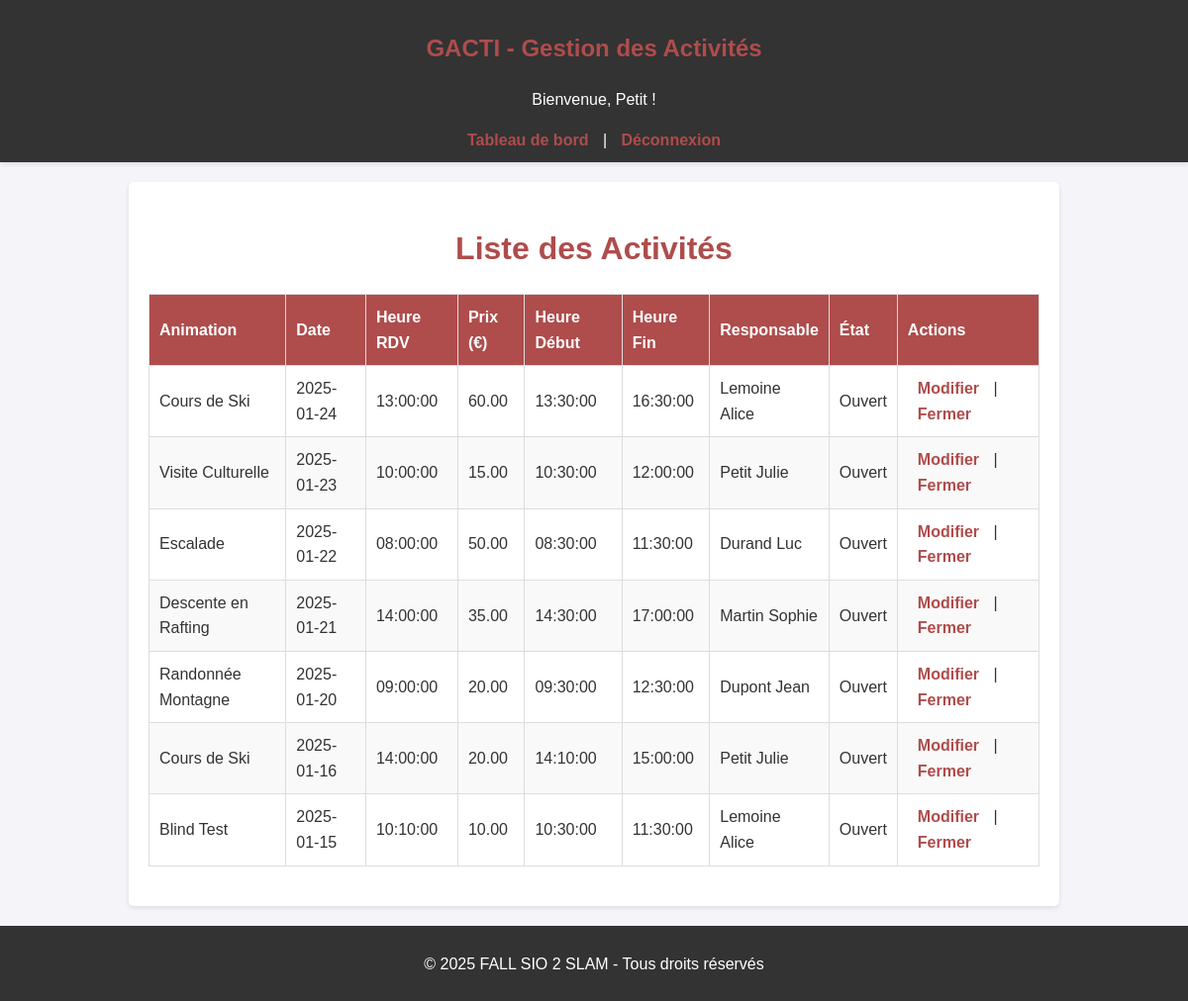
Screenshot of /pages/list_activities.php (signed in) with the database file from the repository.
### tables this page shows
CREATE TABLE `activite` (
  `CODEANIM` char(8) NOT NULL,
  `DATEACT` date NOT NULL,
  `CODEETATACT` char(2) NOT NULL,
  `HRRDVACT` time DEFAULT NULL,
  `PRIXACT` decimal(7,2) DEFAULT NULL,
  `HRDEBUTACT` time DEFAULT NULL,
  `HRFINACT` time DEFAULT NULL,
  `DATEANNULEACT` date DEFAULT NULL,
  `NOMRESP` char(40) DEFAULT NULL,
  `PRENOMRESP` char(30) DEFAULT NULL
);

CREATE TABLE `animation` (
  `CODEANIM` char(8) NOT NULL,
  `CODETYPEANIM` char(5) NOT NULL,
  `NOMANIM` char(40) DEFAULT NULL,
  `DATECREATIONANIM` date DEFAULT NULL,
  `DATEVALIDITEANIM` date DEFAULT NULL,
  `DUREEANIM` double(5,0) DEFAULT NULL,
  `LIMITEAGE` int DEFAULT NULL,
  `TARIFANIM` decimal(7,2) DEFAULT NULL,
  `NBREPLACEANIM` int DEFAULT NULL,
  `DESCRIPTANIM` char(250) DEFAULT NULL,
  `COMMENTANIM` char(250) DEFAULT NULL,
  `DIFFICULTEANIM` char(40) DEFAULT NULL
);

CREATE TABLE `etat_act` (
  `CODEETATACT` char(2) NOT NULL,
  `NOMETATACT` char(25) DEFAULT NULL
);

### pages/list_activities.php (the view, shortened to what this page needs)
<?php
include('../config.php');
$activities = [];
try {
    $sql = "SELECT a.CODEANIM, a.DATEACT, a.CODEETATACT, a.HRRDVACT, a.PRIXACT, a.HRDEBUTACT, a.HRFINACT,
                   a.DATEANNULEACT, a.NOMRESP, a.PRENOMRESP, an.NOMANIM, e.NOMETATACT
            FROM ACTIVITE a
            INNER JOIN ANIMATION an ON a.CODEANIM = an.CODEANIM
            INNER JOIN ETAT_ACT e ON a.CODEETATACT = e.CODEETATACT
            ORDER BY a.DATEACT DESC, a.HRRDVACT";
    $stmt = $pdo->query($sql);
    $activities = $stmt->fetchAll(PDO::FETCH_ASSOC);
} catch (PDOException $e) {
    die("Erreur lors de la récupération des activités : " . $e->getMessage());
}
?>
<?php include('../includes/header.php'); ?>
<h1>Liste des Activités</h1>
<table border="1">
    <thead>
        <tr>
            <th>Animation</th>
            <th>Date</th>
            <th>Heure RDV</th>
            <th>Prix (€)</th>
            <th>Heure Début</th>
            <th>Heure Fin</th>
            <th>Responsable</th>
            <th>État</th>
            <th>Actions</th>
        </tr>
    </thead>
    <tbody>
        <?php if (count($activities) > 0): ?>
            <?php foreach ($activities as $activity): ?>
                <tr>
                    <td><?= htmlspecialchars($activity['NOMANIM']); ?></td>
                    <td><?= htmlspecialchars($activity['DATEACT']); ?></td>
                    <td><?= htmlspecialchars($activity['HRRDVACT']); ?></td>
                    <td><?= htmlspecialchars($activity['PRIXACT']); ?></td>
                    <td><?= htmlspecialchars($activity['HRDEBUTACT']); ?></td>
                    <td><?= htmlspecialchars($activity['HRFINACT']); ?></td>
                    <td><?= htmlspecialchars($activity['NOMRESP'] . ' ' . $activity['PRENOMRESP']); ?></td>
                    <td><?= htmlspecialchars($activity['NOMETATACT']); ?></td>
                    <td>
                        <a href="edit_activity.php?codeanim=<?= urlencode($activity['CODEANIM']); ?>&dateact=<?= urlencode($activity['DATEACT']); ?>">Modifier</a>
                        <?php if ($activity['CODEETATACT'] !== 'FE'): ?>
                            | <a href="close_activity.php?codeanim=<?= urlencode($activity['CODEANIM']); ?>&dateact=<?= urlencode($activity['DATEACT']); ?>" onclick="return confirm('Êtes-vous sûr de vouloir fermer cette activité ?');">Fermer</a>
                        <?php endif; ?>
                    </td>
                </tr>
            <?php endforeach; ?>
        <?php else: ?>
            <tr>
                <td colspan="9">Aucune activité trouvée.</td>
            </tr>
        <?php endif; ?>
    </tbody>
</table>
<?php include('../includes/footer.php'); ?>

### style.css (style rules this page uses)
body { font-family: Arial, sans-serif; margin: 0; padding: 0; background-color: #f4f4f9; color: #333; line-height: 1.6; }
h1, h2, h3 { text-align: center; color: #af4c4c; margin-bottom: 20px; }
a { color: #af4c4c; text-decoration: none; margin: 0 10px; font-weight: bold; }
table { width: 100%; border-collapse: collapse; margin: 20px 0; }
table th, table td { padding: 10px; text-align: left; border: 1px solid #ddd; }
table th { background-color: #af4c4c; color: white; }
table tr:nth-child(even) { background-color: #f9f9f9; }

### rows the page displays
activite: CODEANIM.NOMANIM "Cours de Ski", DATEACT "2025-01-24", HRRDVACT "13:00:00", PRIXACT "60.00", HRDEBUTACT "13:30:00", HRFINACT "16:30:00", NOMRESP+PRENOMRESP "Lemoine Alice", CODEETATACT.NOMETATACT "Ouvert"
activite: CODEANIM.NOMANIM "Visite Culturelle", DATEACT "2025-01-23", HRRDVACT "10:00:00", PRIXACT "15.00", HRDEBUTACT "10:30:00", HRFINACT "12:00:00", NOMRESP+PRENOMRESP "Petit Julie", CODEETATACT.NOMETATACT "Ouvert"
activite: CODEANIM.NOMANIM "Escalade", DATEACT "2025-01-22", HRRDVACT "08:00:00", PRIXACT "50.00", HRDEBUTACT "08:30:00", HRFINACT "11:30:00", NOMRESP+PRENOMRESP "Durand Luc", CODEETATACT.NOMETATACT "Ouvert"
activite: CODEANIM.NOMANIM "Descente en Rafting", DATEACT "2025-01-21", HRRDVACT "14:00:00", PRIXACT "35.00", HRDEBUTACT "14:30:00", HRFINACT "17:00:00", NOMRESP+PRENOMRESP "Martin Sophie", CODEETATACT.NOMETATACT "Ouvert"
activite: CODEANIM.NOMANIM "Randonnée Montagne", DATEACT "2025-01-20", HRRDVACT "09:00:00", PRIXACT "20.00", HRDEBUTACT "09:30:00", HRFINACT "12:30:00", NOMRESP+PRENOMRESP "Dupont Jean", CODEETATACT.NOMETATACT "Ouvert"
activite: CODEANIM.NOMANIM "Cours de Ski", DATEACT "2025-01-16", HRRDVACT "14:00:00", PRIXACT "20.00", HRDEBUTACT "14:10:00", HRFINACT "15:00:00", NOMRESP+PRENOMRESP "Petit Julie", CODEETATACT.NOMETATACT "Ouvert"
activite: CODEANIM.NOMANIM "Blind Test", DATEACT "2025-01-15", HRRDVACT "10:10:00", PRIXACT "10.00", HRDEBUTACT "10:30:00", HRFINACT "11:30:00", NOMRESP+PRENOMRESP "Lemoine Alice", CODEETATACT.NOMETATACT "Ouvert"

### other values shown
$_SESSION['username'] "Petit"
